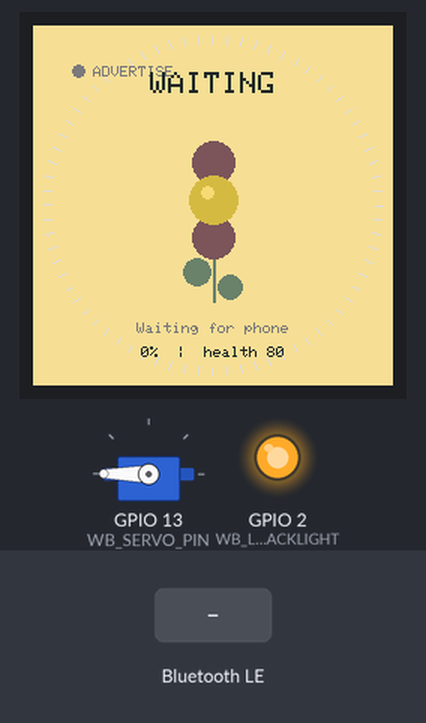
The program below on a simulated ESP32-S3. Shown: 240×240 colour display, servo, output pins drawn as LEDs (lit = HIGH). The inputs (shaded band) are chosen by the test bench. Nothing arrives over Bluetooth unless stated; servo pulses on a pin are drawn as a servo (544–2400 µs = 0–180°); a phone connects over Bluetooth LE 3 s after start; what the program prints to the serial monitor is not drawn.

Above: at 1.6 s.
1.7 s: Bluetooth LE write "full" received
At 2.48 s:
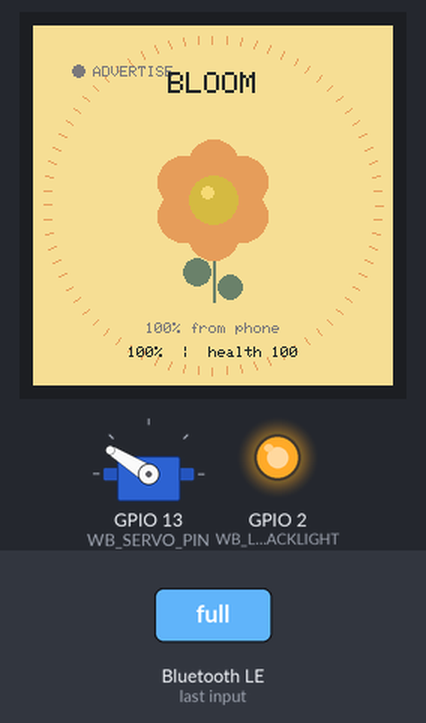
3.9 s: Bluetooth LE write "0" received
5.6 s: Bluetooth LE write "90" received
8.6 s: Bluetooth LE write "200" received
At 11.76 s:
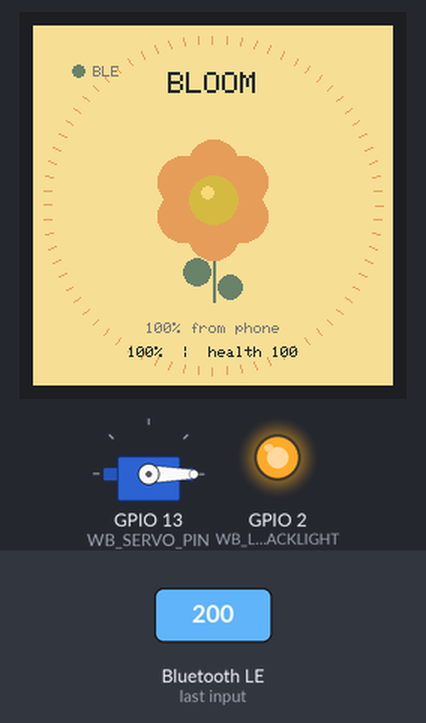
Timing chart, 0 to 12.6 s (numbered marks = the images above; inputs shaded):
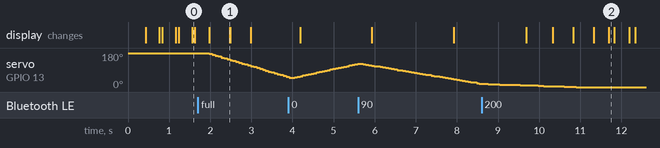

Measured:
- after the input at 1.7 s, servo on GPIO 13 (WB_SERVO_PIN): moves from 180° to 55° over 1.9 s, starting after 0.28 s; the display: first changes after 0.28 s (image 1 shows a later state)
- after the input at 8.6 s, the display: first changes after 1.1 s (image 2 shows a later state)

The program:

main.cpp
```cpp
#include <Arduino.h>

#include <BLE2902.h>
#include <BLEDevice.h>
#include <BLEServer.h>
#include <BLEUtils.h>

#include "actuators.h"
#include "app_config.h"
#include "device_state.h"
#include "flower_ui.h"

namespace {
FlowerUi ui;
Actuators actuators;
DeviceState state = {
    FlowerMode::WAITING,
    "HaoHaoHua",
    "Waiting for phone",
    "",
    0.0f,
    80,
};

BLECharacteristic* commandCharacteristic = nullptr;
volatile int targetPercent = -1;
volatile bool phoneConnected = false;

class ServerCallbacks final : public BLEServerCallbacks {
 public:
  void onConnect(BLEServer* server) override {
    (void)server;
    phoneConnected = true;
    Serial.println("Phone connected over BLE");
  }

  void onDisconnect(BLEServer* server) override {
    (void)server;
    phoneConnected = false;
    Serial.println("Phone disconnected from BLE");
    BLEDevice::startAdvertising();
  }
};

class CommandCallbacks final : public BLECharacteristicCallbacks {
 public:
  void onWrite(BLECharacteristic* characteristic) override {
    String value = characteristic->getValue();
    if (value.length() == 0) return;

    Serial.print("Received BLE command: ");
    Serial.println(value);
    value.trim();
    value.toLowerCase();

    if (value == "full") {
      targetPercent = 100;
      return;
    }

    bool isNumber = true;
    for (int index = 0; index < value.length(); ++index) {
      if (!isDigit(value[index])) {
        isNumber = false;
        break;
      }
    }
    if (!isNumber) {
      Serial.println("Ignored BLE command: expected a number from 0 to 100");
      return;
    }

    targetPercent = constrain(value.toInt(), 0, 100);
  }
};

void beginBluetooth() {
  BLEDevice::init(WB_BLE_DEVICE_NAME);
  BLEServer* server = BLEDevice::createServer();
  server->setCallbacks(new ServerCallbacks());

  BLEService* service = server->createService(WB_BLE_SERVICE_UUID);
  commandCharacteristic = service->createCharacteristic(
      WB_BLE_COMMAND_CHARACTERISTIC_UUID,
      BLECharacteristic::PROPERTY_WRITE | BLECharacteristic::PROPERTY_WRITE_NR);
  commandCharacteristic->addDescriptor(new BLE2902());
  commandCharacteristic->setCallbacks(new CommandCallbacks());
  service->start();

  BLEAdvertising* advertising = BLEDevice::getAdvertising();
  advertising->addServiceUUID(WB_BLE_SERVICE_UUID);
  advertising->setScanResponse(true);
  advertising->setMinPreferred(0x06);
  advertising->setMinPreferred(0x12);
  BLEDevice::startAdvertising();
  Serial.printf("BLE advertising as %s\n", WB_BLE_DEVICE_NAME);
}

void applyProgressCommand(int percent, unsigned long now) {
  percent = constrain(percent, 0, 100);
  state.progress = static_cast<float>(percent) / 100.0f;
  state.mode = percent >= 100 ? FlowerMode::BLOOM : FlowerMode::GROWING;
  state.message = String(percent) + "% from phone";
  state.health = percent >= 100 ? 100 : 80;
  actuators.setProgress(percent, now);
  Serial.printf("Progress set to %d%%\n", percent);
}
}

void setup() {
  Serial.begin(115200);
  delay(250);
  Serial.println("\nWorthBloom flower starting in BLE mode...");

  if (!ui.begin()) {
    Serial.println("Display init failed. Check that the selected board is ESP32-S3.");
  }
  actuators.begin();
  beginBluetooth();
  actuators.onModeChanged(state.mode, millis());
}

void loop() {
  const unsigned long now = millis();
  const int nextPercent = targetPercent;
  if (nextPercent >= 0) {
    targetPercent = -1;
    applyProgressCommand(nextPercent, now);
  }

  actuators.update(state, now);
  static unsigned long lastRenderAt = 0;
  if (now - lastRenderAt >= WB_RENDER_INTERVAL_MS) {
    lastRenderAt = now;
    ui.render(state, now, phoneConnected);
  }
  delay(2);
}
```

device_state.h
```cpp
#pragma once

#include <Arduino.h>

enum class FlowerMode {
  SEED,
  WAITING,
  GROWING,
  BLOOM,
  HEALTHY,
  STRESSED,
  THIRSTY,
  RECOVERING,
};

struct DeviceState {
  FlowerMode mode = FlowerMode::SEED;
  String title = "A new wish";
  String message = "Plant a wish";
  String assetId;
  float progress = 0.0f;
  int health = 80;
};

inline const char* flowerModeName(FlowerMode mode) {
  switch (mode) {
    case FlowerMode::SEED: return "SEED";
    case FlowerMode::WAITING: return "WAITING";
    case FlowerMode::GROWING: return "GROWING";
    case FlowerMode::BLOOM: return "BLOOM";
    case FlowerMode::HEALTHY: return "HEALTHY";
    case FlowerMode::STRESSED: return "STRESSED";
    case FlowerMode::THIRSTY: return "THIRSTY";
    case FlowerMode::RECOVERING: return "RECOVERING";
  }
  return "SEED";
}

inline FlowerMode flowerModeFromString(const String& value) {
  if (value == "WAITING") return FlowerMode::WAITING;
  if (value == "GROWING") return FlowerMode::GROWING;
  if (value == "BLOOM") return FlowerMode::BLOOM;
  if (value == "HEALTHY") return FlowerMode::HEALTHY;
  if (value == "STRESSED") return FlowerMode::STRESSED;
  if (value == "THIRSTY") return FlowerMode::THIRSTY;
  if (value == "RECOVERING") return FlowerMode::RECOVERING;
  return FlowerMode::SEED;
}
```

actuators.cpp
```cpp
#include "actuators.h"

#include "app_config.h"

namespace {
int angleForProgress(int percent) {
  percent = constrain(percent, 0, 100);
  return map(percent, 0, 100, WB_SERVO_CLOSED_ANGLE, WB_SERVO_OPEN_ANGLE);
}
}

void Actuators::begin() {
  if (WB_ENABLE_SERVO) {
    ledcSetup(WB_SERVO_CHANNEL, WB_SERVO_PWM_FREQUENCY, WB_SERVO_PWM_RESOLUTION);
    ledcAttachPin(WB_SERVO_PIN, WB_SERVO_CHANNEL);
    currentAngle_ = WB_SERVO_CLOSED_ANGLE;
    targetAngle_ = WB_SERVO_CLOSED_ANGLE;
    startAngle_ = currentAngle_;
    setServoAngle(currentAngle_);
  }
}

void Actuators::setServoAngle(int angle) {
  if (!WB_ENABLE_SERVO) return;
  angle = constrain(angle, 0, 180);
  const uint32_t duty = map(angle, 0, 180, WB_SERVO_DUTY_AT_OPEN, WB_SERVO_DUTY_AT_CLOSED);
  ledcWrite(WB_SERVO_CHANNEL, duty);
}

void Actuators::setProgress(int percent, unsigned long now) {
  const int nextTargetAngle = angleForProgress(percent);
  if (nextTargetAngle == targetAngle_) return;
  startAngle_ = currentAngle_;
  targetAngle_ = nextTargetAngle;
  rotationStartedAt_ = now;
}

void Actuators::onModeChanged(FlowerMode mode, unsigned long now) {
  lastMode_ = mode;
  (void)mode;
  (void)now;
}

void Actuators::update(const DeviceState& state, unsigned long now) {
  if (state.mode != lastMode_) onModeChanged(state.mode, now);

  if (!WB_ENABLE_SERVO || currentAngle_ == targetAngle_) return;

  const unsigned long elapsed = now - rotationStartedAt_;
  const float ratio = WB_SERVO_ROTATE_TIME_MS == 0
      ? 1.0f
      : min(1.0f, static_cast<float>(elapsed) / static_cast<float>(WB_SERVO_ROTATE_TIME_MS));
  currentAngle_ = static_cast<int>(startAngle_ + (targetAngle_ - startAngle_) * ratio);
  setServoAngle(currentAngle_);
}
```

actuators.h
```cpp
#pragma once

#include <Arduino.h>
#include "device_state.h"

class Actuators {
 public:
  void begin();
  void setProgress(int percent, unsigned long now);
  void update(const DeviceState& state, unsigned long now);
  void onModeChanged(FlowerMode mode, unsigned long now);

 private:
  void setServoAngle(int angle);
  FlowerMode lastMode_ = FlowerMode::SEED;
  int currentAngle_ = 180;
  int targetAngle_ = 180;
  int startAngle_ = 180;
  unsigned long rotationStartedAt_ = 0;
};
```

flower_ui.cpp
```cpp
#include "flower_ui.h"

#include <Arduino_GFX_Library.h>
#include <math.h>

#include "app_config.h"

namespace {
Arduino_DataBus* bus = new Arduino_ESP32SPI(
    WB_LCD_DC, WB_LCD_CS, WB_LCD_SCK, WB_LCD_MOSI, WB_LCD_MISO);
Arduino_GFX* gfx = new Arduino_GC9A01(bus, WB_LCD_RESET, 0, true);

constexpr uint16_t PAPER = 0xF6F2;
constexpr uint16_t INK = 0x2145;
constexpr uint16_t MUTED = 0x7BCF;
constexpr uint16_t SAGE = 0x6C0D;
constexpr uint16_t PLUM = 0x7AAB;
constexpr uint16_t PEACH = 0xE4EB;
constexpr uint16_t GOLD = 0xD5C8;
constexpr uint16_t DRY = 0x9B08;
constexpr uint16_t WHITE = 0xFFFF;
}

bool FlowerUi::begin() {
  pinMode(WB_LCD_BACKLIGHT, OUTPUT);
  digitalWrite(WB_LCD_BACKLIGHT, HIGH);
  if (!gfx->begin(40000000)) return false;
  gfx->fillScreen(PAPER);
  return true;
}

uint16_t FlowerUi::stateColor(FlowerMode mode) const {
  switch (mode) {
    case FlowerMode::SEED: return GOLD;
    case FlowerMode::WAITING: return PLUM;
    case FlowerMode::GROWING: return PEACH;
    case FlowerMode::BLOOM: return PEACH;
    case FlowerMode::HEALTHY: return SAGE;
    case FlowerMode::STRESSED: return DRY;
    case FlowerMode::THIRSTY: return DRY;
    case FlowerMode::RECOVERING: return SAGE;
  }
  return SAGE;
}

void FlowerUi::centeredText(const String& text, int y, uint8_t size, uint16_t color) {
  int16_t x1 = 0;
  int16_t y1 = 0;
  uint16_t width = 0;
  uint16_t height = 0;
  gfx->setTextSize(size);
  gfx->setTextColor(color);
  gfx->getTextBounds(text.c_str(), 0, y, &x1, &y1, &width, &height);
  gfx->setCursor(max(8, (240 - static_cast<int>(width)) / 2), y);
  gfx->print(text);
}

void FlowerUi::drawProgress(float progress, uint16_t color) {
  progress = constrain(progress, 0.0f, 1.0f);
  const int marks = static_cast<int>(progress * 72.0f);
  for (int index = 0; index < 72; ++index) {
    const float angle = (-90.0f + index * 5.0f) * PI / 180.0f;
    const int x1 = 120 + cos(angle) * 108;
    const int y1 = 120 + sin(angle) * 108;
    const int x2 = 120 + cos(angle) * 113;
    const int y2 = 120 + sin(angle) * 113;
    gfx->drawLine(x1, y1, x2, y2, index < marks ? color : 0xDEFB);
  }
}

void FlowerUi::drawFlower(const DeviceState& state, unsigned long now, uint16_t accent) {
  const float breath = (sin(now / 650.0f) + 1.0f) * 0.5f;
  const bool lowered = state.mode == FlowerMode::STRESSED || state.mode == FlowerMode::THIRSTY;
  const int centerX = 120;
  const int centerY = lowered ? 130 : 116;
  const int stemTop = centerY + 18;

  gfx->drawLine(centerX, stemTop, centerX, 184, SAGE);
  gfx->drawLine(centerX + 1, stemTop, centerX + 1, 184, SAGE);
  gfx->fillCircle(centerX - 11, 164, 9, SAGE);
  gfx->fillCircle(centerX + 11, 174, 8, SAGE);

  if (state.mode == FlowerMode::SEED) {
    gfx->fillCircle(centerX, 181, 8, accent);
    gfx->fillCircle(centerX, 179, 4, GOLD);
    return;
  }

  int petals = 2;
  if (state.mode == FlowerMode::GROWING) petals = 2 + static_cast<int>(state.progress * 4.0f);
  if (state.mode == FlowerMode::BLOOM || state.mode == FlowerMode::HEALTHY || state.mode == FlowerMode::RECOVERING) petals = 6;
  if (state.mode == FlowerMode::STRESSED || state.mode == FlowerMode::THIRSTY) petals = 4;
  const int radius = 23 + ((state.mode == FlowerMode::WAITING || state.mode == FlowerMode::BLOOM) ? static_cast<int>(breath * 3) : 0);
  const int petalRadius = state.mode == FlowerMode::BLOOM ? 17 : 14;

  for (int index = 0; index < petals; ++index) {
    const float angle = (-90.0f + index * (360.0f / max(1, petals))) * PI / 180.0f;
    const int x = centerX + cos(angle) * radius;
    const int y = centerY + sin(angle) * radius;
    gfx->fillCircle(x, y, petalRadius, accent);
  }
  gfx->fillCircle(centerX, centerY, 16, GOLD);
  gfx->fillCircle(centerX - 4, centerY - 5, 4, 0xF6CE);
}

void FlowerUi::render(const DeviceState& state, unsigned long now, bool bleConnected) {
  const uint16_t accent = stateColor(state.mode);
  gfx->fillScreen(PAPER);
  drawProgress(state.progress, accent);

  gfx->fillCircle(30, 30, 4, bleConnected ? SAGE : MUTED);
  gfx->setTextSize(1);
  gfx->setTextColor(MUTED);
  gfx->setCursor(40, 27);
  gfx->print(bleConnected ? "BLE" : "ADVERTISE");

  centeredText(flowerModeName(state.mode), 31, 2, INK);
  drawFlower(state, now, accent);

  String footer = state.message;
  if (footer.length() > 24) footer = footer.substring(0, 24);
  centeredText(footer, 198, 1, MUTED);

  String status = String(static_cast<int>(state.progress * 100.0f)) + "%  |  health " + String(state.health);
  centeredText(status, 214, 1, INK);
}
```

flower_ui.h
```cpp
#pragma once

#include <Arduino.h>
#include "device_state.h"

class FlowerUi {
 public:
  bool begin();
  void render(const DeviceState& state, unsigned long now, bool bleConnected);

 private:
  void centeredText(const String& text, int y, uint8_t size, uint16_t color);
  uint16_t stateColor(FlowerMode mode) const;
  void drawFlower(const DeviceState& state, unsigned long now, uint16_t accent);
  void drawProgress(float progress, uint16_t color);
};
```

app_config.h
```cpp
#pragma once

// WorthBloom reference board:
// Waveshare ESP32-S3-Touch-LCD-1.28 (GC9A01A, 240x240)

// Onboard display pins from the Waveshare schematic.
constexpr int WB_LCD_BACKLIGHT = 2;
constexpr int WB_LCD_DC = 8;
constexpr int WB_LCD_CS = 9;
constexpr int WB_LCD_SCK = 10;
constexpr int WB_LCD_MOSI = 11;
constexpr int WB_LCD_MISO = 12;
constexpr int WB_LCD_RESET = 14;

// BLE and servo configuration for the HaoHaoHua flower.
constexpr char WB_BLE_DEVICE_NAME[] = "HaoHaoHua";
constexpr char WB_BLE_SERVICE_UUID[] = "4fafc201-1fb5-459e-8fcc-c5c9c331914b";
constexpr char WB_BLE_COMMAND_CHARACTERISTIC_UUID[] = "beb5483e-36e1-4688-b7f5-ea07361b26a8";

#define WB_ENABLE_SERVO 1
constexpr int WB_SERVO_PIN = 13;
constexpr int WB_SERVO_CHANNEL = 7;
constexpr int WB_SERVO_PWM_FREQUENCY = 50;
constexpr int WB_SERVO_PWM_RESOLUTION = 14;
constexpr int WB_SERVO_OPEN_ANGLE = 0;
constexpr int WB_SERVO_CLOSED_ANGLE = 180;
constexpr int WB_SERVO_DUTY_AT_OPEN = 410;
constexpr int WB_SERVO_DUTY_AT_CLOSED = 2048;
constexpr unsigned long WB_SERVO_ROTATE_TIME_MS = 3000;

constexpr unsigned long WB_RENDER_INTERVAL_MS = 45;
```
